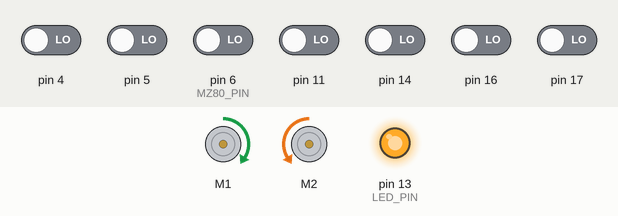
Simulated run of this sketch. Board: Arduino Uno, built with avr-gcc and run on an emulated ATmega328P. Shown: 2 × DC motor (green arrow = forward, orange = backward, longer = faster), output pins drawn as LEDs (lit = HIGH). Inputs (shaded band) come from the test bench; at power-on: pin 4, pin 5, pin 6 (MZ80_PIN), pin 11, pin 14, pin 16, pin 17 LOW.

Above: at 6.2 s.
6.3 s: pin 6 (MZ80_PIN) driven HIGH
At 11.5 s:
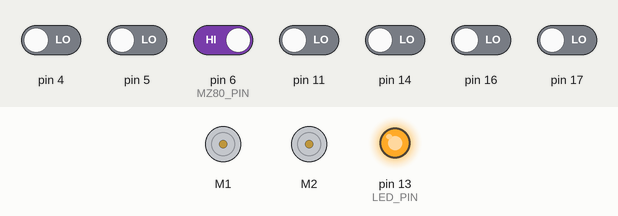
At 16.6 s:
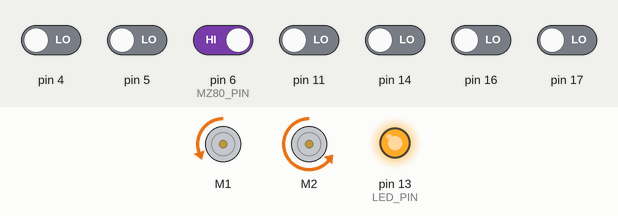
Timing chart, 0 to 18.1 s (numbered marks = the images above; inputs shaded):
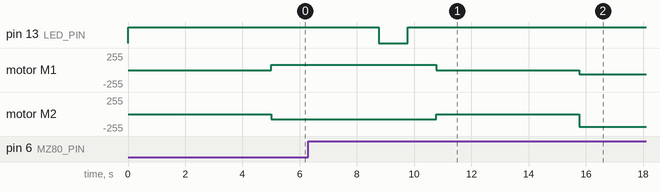

Measured:
- after the input at 6.3 s, pin 13 (LED_PIN): HIGH → LOW after 2.5 s, → HIGH 1.0 s later

The sketch:

ZumoRobotCode.ino
```cpp
#include <QTRSensors.h>
#include <ZumoReflectanceSensorArray.h>
#include <ZumoMotors.h>

#define LED_PIN 13
#define MZ80_PIN 6
#define NUM_SENSORS 6

ZumoReflectanceSensorArray reflectanceSensors;
ZumoMotors motors;
unsigned int sensorValues[NUM_SENSORS];
unsigned int positionVal = 0;
int detectedObjects = 0;
bool objectDetected = false;

void setup() {
  pinMode(LED_PIN, OUTPUT);
  digitalWrite(LED_PIN, HIGH);

  pinMode(MZ80_PIN, INPUT);

  reflectanceSensors.init();
  unsigned long startTime = millis();
  while (millis() - startTime < 5000) {
    reflectanceSensors.calibrate();
  }
}

unsigned int mostLeftSensor() {
  if (sensorValues[0] < 600)
    return 1;
  else
    return 0;
}

unsigned int leftSensor() {
  if (sensorValues[1] < 600)
    return 1;
  else
    return 0;
}

unsigned int midLeftSensor() {
  if (sensorValues[2] < 600)
    return 1;
  else
    return 0;
}

unsigned int midRightSensor() {
  if (sensorValues[3] < 600)
    return 1;
  else
    return 0;
}

unsigned int rightSensor() {
  if (sensorValues[4] < 600)
    return 1;
  else
    return 0;
}

unsigned int mostRightSensor() {
  if (sensorValues[5] < 600)
    return 1;
  else
    return 0;
}


void leftBack() {
  motors.setSpeeds(-100, -300);
}
void turnRight() {
  motors.setSpeeds(270, -270);
}
void go() {
  motors.setSpeeds(200, 200);
}
void RightBack() {
  motors.setSpeeds(-100, -300);
}

void loop() {

  for(int i = 0; i < 360; i++) {
    motors.setSpeeds(120, -120);
    delay(10);

    if (digitalRead(MZ80_PIN) == HIGH && !objectDetected) {
      detectedObjects++;
      objectDetected = true;
    } else if (digitalRead(MZ80_PIN) == LOW) {
      objectDetected = false;
    }
  }

    for(int i = 0; i < detectedObjects; i++) {
    motors.setSpeeds(120, -120);
    digitalWrite(LED_PIN, LOW);
    delay(1000);
    digitalWrite(LED_PIN, HIGH);
    delay(1000);
    }
     motors.setSpeeds(0, 0);
     delay(5000);

  while(1){

    positionVal = reflectanceSensors.readLine(sensorValues);
    if (mostLeftSensor()|| leftSensor()|| midLeftSensor()  == 1) {
      leftBack();
      delay(250);
    }
    if (mostRightSensor()|| rightSensor()|| midRightSensor() == 1) {
      RightBack();
      delay(250);
    }
    else{
       if (!digitalRead(MZ80_PIN)) {
         go();
      }
       else if (digitalRead(MZ80_PIN)){
        turnRight();
        }
    }
  }
}
```
